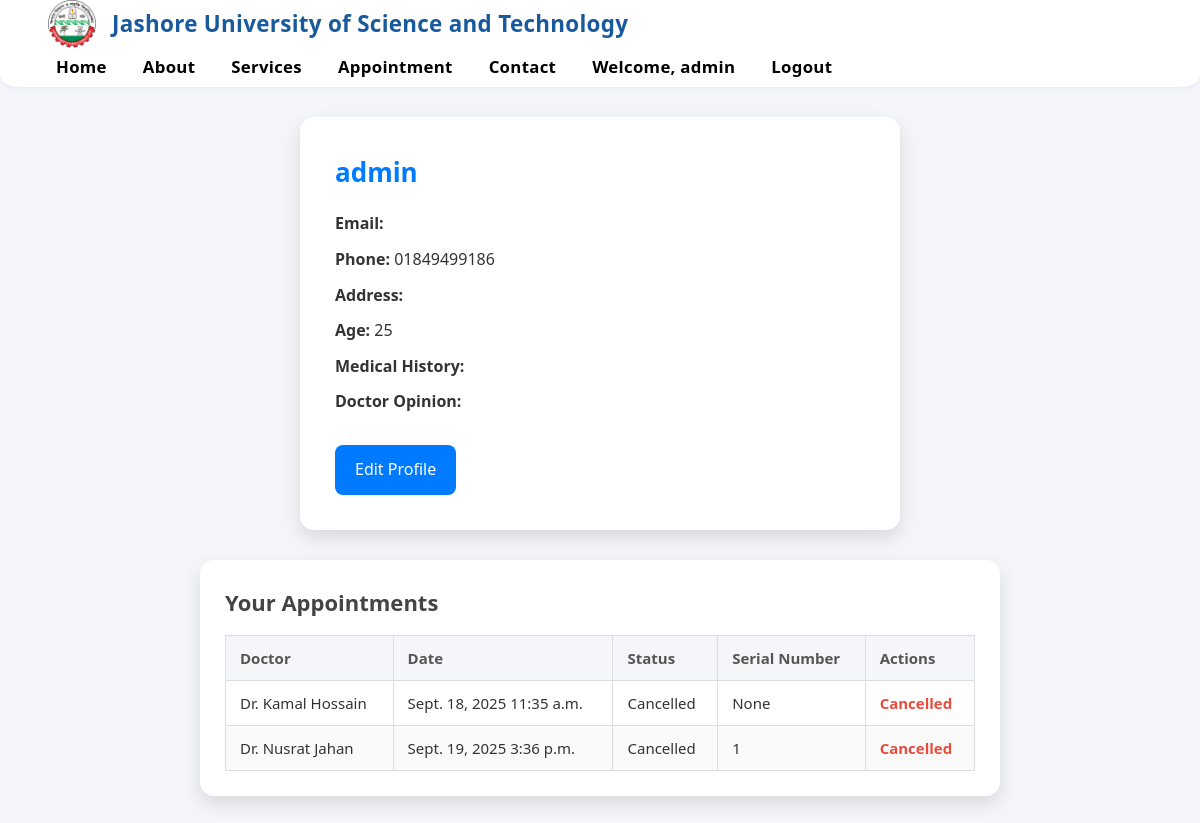
The app's page /patients/7/ (signed in), older data.
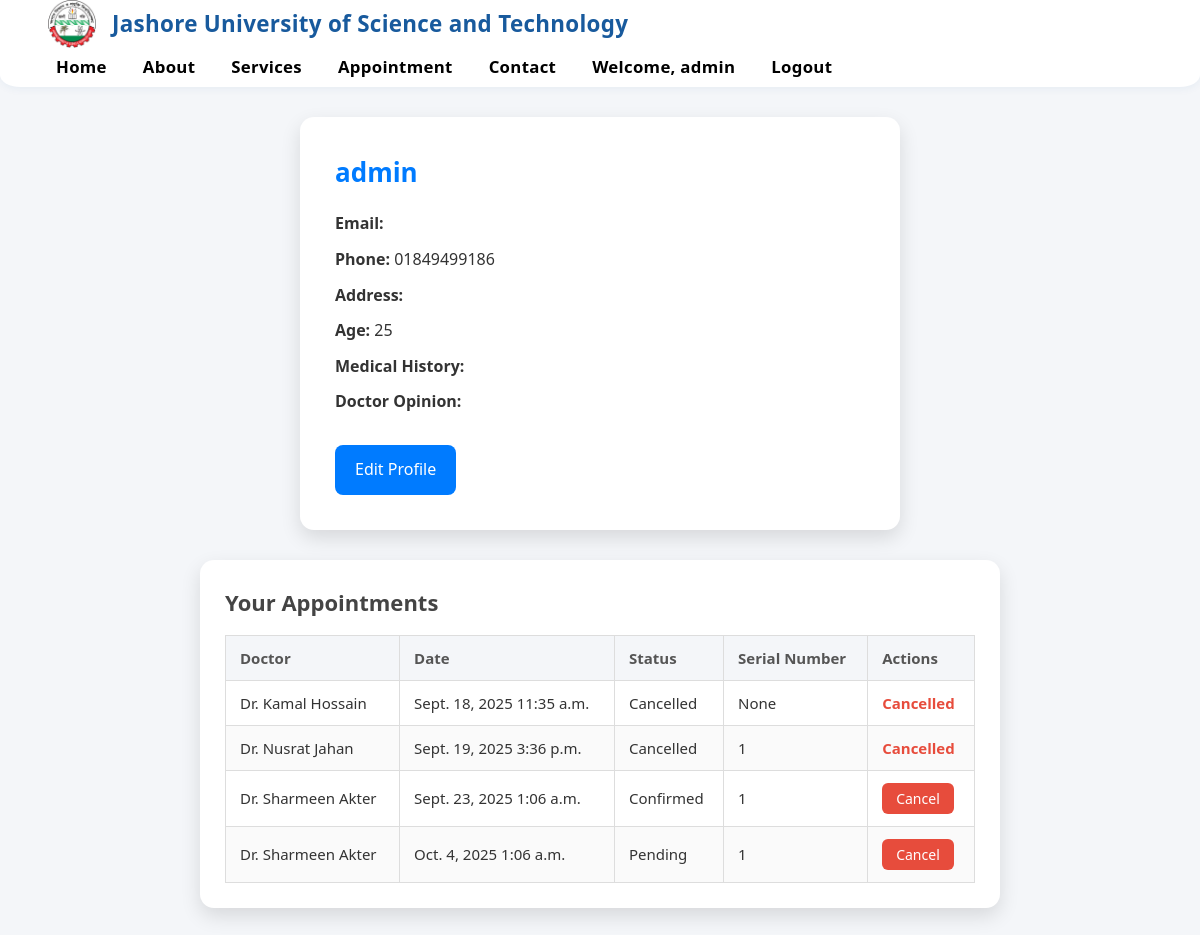
The same page, newer data.
### main_app/models.py (models this page shows, shortened)
class User(AbstractUser):
    full_name = models.CharField(max_length=150)
    phone = models.CharField(max_length=15)
    nid = models.CharField(max_length=20)
    age = models.IntegerField(blank=True, null=True)
    gender = models.CharField(max_length=10)
    is_admin = models.BooleanField(default=False)

class Appointment(models.Model):
    STATUS_CHOICES = [
        ("Pending", "Pending"),
        ("Confirmed", "Confirmed"),
        ("Cancelled", "Cancelled"),
        ("Completed", "Completed"),
    ]
    patient = models.ForeignKey(User, on_delete=models.CASCADE)
    doctor = models.ForeignKey(Doctor, on_delete=models.CASCADE)
    scheduled_date = models.DateField()
    scheduled_time = models.TimeField()
    status = models.CharField(max_length=20, choices=STATUS_CHOICES, default="Pending")
    created_at = models.DateTimeField(auto_now_add=True)
    serial_number = models.PositiveIntegerField(null=True, blank=True)

class Doctor(models.Model):
    full_name = models.CharField(max_length=100)
    specialization = models.CharField(max_length=100)
    phone = models.CharField(max_length=15)
    email = models.EmailField(unique=True)
    availability = models.JSONField(default=dict, blank=True, null=True)

### main_app/views.py (the view)
# urls.py: path("patients/<int:pk>/", views.profile, name="patient_profile"),
@login_required
def profile(request, pk):
    user = get_object_or_404(User, pk=pk)
    appointments = Appointment.objects.filter(patient_id=pk).order_by(
        "scheduled_date", "scheduled_time"
    )
    return render(request, "profile.html", {
        "profile": user,        # now "profile" is actually the User
        "appointments": appointments,
    })

### main_app/templates/profile.html (shortened to what this page needs)
{% load static %}
<link rel="stylesheet" href="{% static 'css/profile.css' %}" />
{% include "header.html" %} {% block content %}
<div class="profile-wrapper">
  <div class="profile-card">
    <h2>{{ request.user.username }}</h2>
    <p><b>Email:</b> {{ request.user.email }}</p>
    <p><b>Phone:</b> {{ profile.phone }}</p>
    <p><b>Address:</b> {{ profile.address }}</p>
    <p><b>Age:</b> {{ profile.age }}</p>
    <p><b>Medical History:</b> {{ profile.medical_history }}</p>
    <p><b>Doctor Opinion:</b> {{ profile.doctor_opinion }}</p>
    <a href="{% url 'edit_profile' %}">Edit Profile</a>
  </div>
  <div class="appointments-card">
    <h2>Your Appointments</h2>
    {% if appointments %}
    <table class="appointments-table">
      <thead>
        <tr>
          <th>Doctor</th>
          <th>Date</th>
          <th>Status</th>
          <th>Serial Number</th>
          <th>Actions</th>
        </tr>
      </thead>
      <tbody>
        {% for appointment in appointments %}
        <tr>
          <td>{{ appointment.doctor.full_name }}</td>
          <td>{{ appointment.scheduled_date }} {{ appointment.scheduled_time }}</td>
          <td>{{ appointment.status }}</td>
          <td>{{ appointment.serial_number }}</td>
          <td>
            {% if appointment.status != "Cancelled" %}
            <form
              method="post"
              action="{% url 'cancel_appointment' appointment.id %}"
            >
              <button type="submit" class="btn-cancel">Cancel</button>
            </form>
            {% else %}
            <span class="cancelled">Cancelled</span>
            {% endif %}
          </td>
        </tr>
        {% endfor %}
      </tbody>
    </table>
    {% else %}
    <p class="no-data">You have no appointments yet.</p>
    {% endif %}
  </div>
</div>
{% endblock %}

### main_app/templates/header.html
{% load static %}
<link rel="stylesheet" href="{% static 'css/header.css' %}" />
<div class="header">
  <div class="header-left">
    <a href="https://just.edu.bd/" target="_blank" rel="noopener">
      <img
        src="{% static 'image/logo.png' %}"
        alt="Physiotherapy Center Logo"
        class="logo"
      />
    </a>
    <div class="logo-text">
      <a href="https://just.edu.bd/" target="_blank" rel="noopener">
        Jashore University of Science and Technology
      </a>
    </div>
  </div>
  <nav class="nav">
    <ul class="nav-links">
      <li><a href="{% url 'home' %}">Home</a></li>
      <li><a href="{% url 'about' %}">About</a></li>
      <li><a href="{% url 'services' %}">Services</a></li>
      <li><a href="{% url 'appointment_page' %}">Appointment</a></li>
      <li><a href="{% url 'contact' %}">Contact</a></li>
      {% if user.is_authenticated %}
      <li>
        <a href="{% url 'patient_profile' user.pk %}"
          >Welcome, {{ user.username }}</a
        >
      </li>
      <li><a href="{% url 'logout' %}">Logout</a></li>
      {% else %}
      <li><a href="{% url 'login' %}">Login</a></li>
      {% endif %}
    </ul>
  </nav>
</div>

### main_app/static/css/profile.css (style rules this page uses)
* { margin: 0; padding: 0; box-sizing: border-box; font-family: "Segoe UI", Tahoma, Geneva, Verdana, sans-serif; }
.profile-wrapper { display: flex; flex-direction: column; align-items: center; padding: 30px; gap: 30px; }
.profile-card { background: #fff; padding: 35px; border-radius: 14px; box-shadow: 0 8px 20px rgba(0, 0, 0, 0.12); width: 600px; text-align: left; transition: transform 0.3s ease; }
.profile-card h2 { margin-bottom: 18px; font-size: 26px; color: #007bff; }
.profile-card p { margin: 10px 0; font-size: 16px; }
.profile-card a { display: inline-block; margin-top: 20px; padding: 12px 20px; background: #007bff; color: #fff; border-radius: 8px; text-decoration: none; font-weight: 500; transition: background 0.3s ease; }
.appointments-card { background: #fff; padding: 25px; border-radius: 14px; box-shadow: 0 8px 20px rgba(0, 0, 0, 0.12); width: 800px; }
.appointments-card h2 { margin-bottom: 15px; color: #444; font-size: 22px; }
.appointments-table { width: 100%; border-collapse: collapse; margin-top: 10px; font-size: 15px; }
.appointments-table th, .appointments-table td { border: 1px solid #ddd; padding: 12px 14px; text-align: left; }
.appointments-table th { background: #f4f6f9; font-weight: 600; color: #555; }
.appointments-table tr:nth-child(even) { background: #fafafa; }
.btn-cancel { background: #e74c3c; color: white; border: none; padding: 6px 14px; border-radius: 6px; cursor: pointer; font-size: 14px; transition: background 0.3s ease; }
.cancelled { color: #e74c3c; font-weight: bold; }

### main_app/static/css/header.css (style rules this page uses)
.header { width: 100%; margin: 0 auto; background: #fff; padding: 0 48px; box-shadow: 0 2px 8px rgba(24, 90, 157, 0.06); display: flex; align-items: center; justify-content: space-between; box-sizing: border-box; position: sticky; top: 0; z-index: 1000; min-height: 80px; border-bottom-left-radius: 20px 12px; border-bottom-right-radius: 20px 12px; flex-wrap: wrap; }
.header-left { display: flex; align-items: center; gap: 16px; }
.logo { height: 48px; width: 48px; object-fit: contain; display: block; }
.logo-text { font-family: 'Poppins', 'Segoe UI', Arial, sans-serif; font-size: 1.4rem; font-weight: 700; color: #185a9d; letter-spacing: 0.3px; white-space: nowrap; text-decoration: none; display: inline-block; }
.logo-text a { font-family: 'Poppins', 'Segoe UI', Arial, sans-serif; font-size: 1.4rem; font-weight: 700; color: #185a9d; letter-spacing: 0.3px; margin-left: 0; white-space: nowrap; text-decoration: none; }
.nav-links { list-style: none; display: flex; gap: 20px; margin: 0; padding: 0; align-items: center; justify-content: flex-end; flex-wrap: wrap; }
.nav-links li a { text-decoration: none; color: #000; font-weight: 600; font-size: 1.05rem; letter-spacing: 0.3px; padding: 6px 8px; border-radius: 6px; transition: background 0.2s, color 0.2s, box-shadow 0.2s; display: inline-block; }

Row changes from the older to the newer data that the page shows:
added Appointment: doctor.full_name "Dr. Sharmeen Akter", scheduled_date "Sept. 23, 2025", scheduled_time "1:06 a.m.", status "Confirmed", serial_number "1", shows "Cancel"
added Appointment: doctor.full_name "Dr. Sharmeen Akter", scheduled_date "Oct. 4, 2025", scheduled_time "1:06 a.m.", status "Pending", serial_number "1", shows "Cancel"
